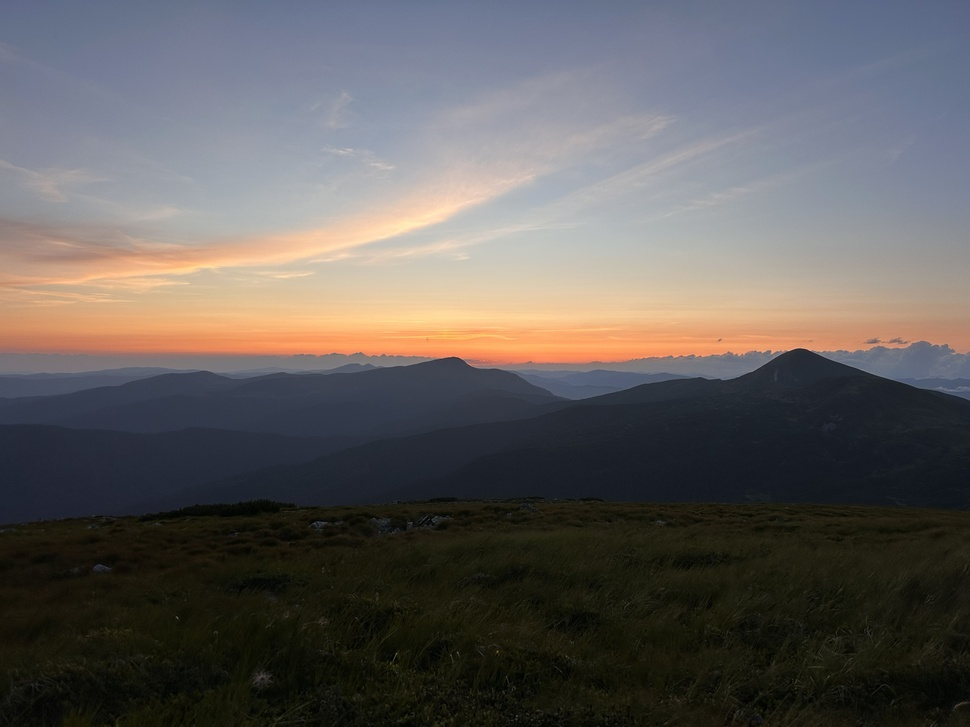
#> input picture videos/tools/scenes/hoverla/photo.jpg, 970 x 727 px, shrunk from 2576 x 1932 before the run
$ python post.py ../hoverla/photo.jpg ../hoverla/plate.jpg
#> lines starting #> are read from the running program, lines starting #| are printed output that depends on the picture
# Glow round the brightest parts of a frame (the fireball, the flash), as a camera lens and the eye see them:
# the light above a threshold blurred at three widths and added back, in linear light.
#   python3 scenes/chicxulub/post.py in.jpg [out.jpg]       (one frame; in place if no out)
#   python3 scenes/chicxulub/post.py work/chicxulub/shot_X  (every frame of a shot, in place)
import os, sys, numpy as np
from multiprocessing import Pool
from PIL import Image
from scipy import ndimage


def bloom(img, thr=0.55, k=0.9):
#> called with thr = 0.55, k = 0.9
    a = (np.asarray(img).astype(np.float32) / 255) ** 2.2
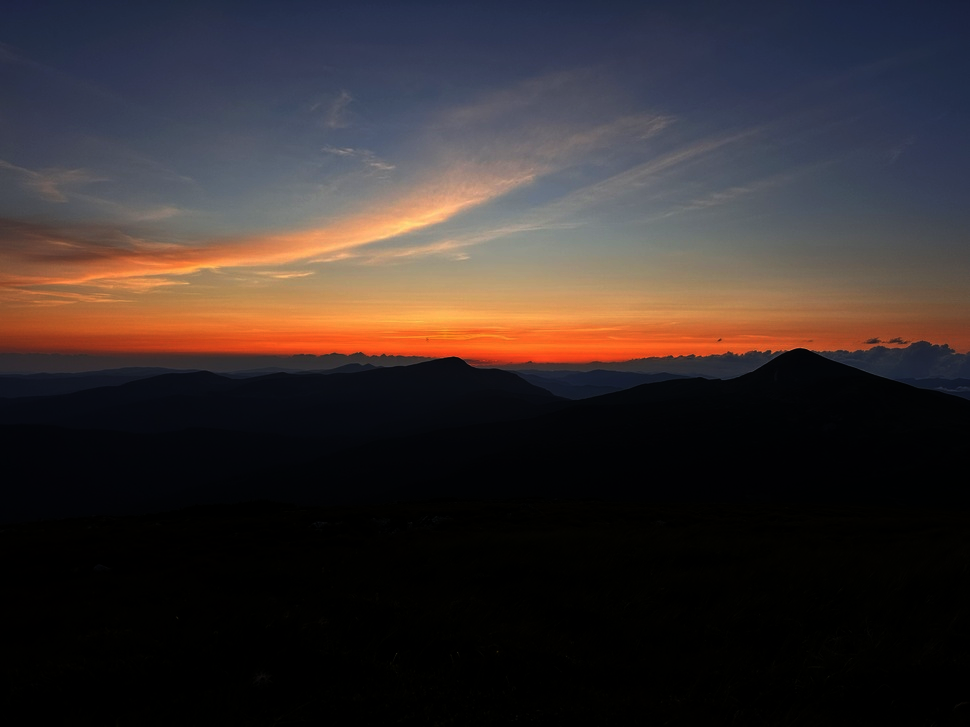
#> a: shape (727, 970, 3) float32; mean R, G, B 0.214, 0.181, 0.178
    b = np.clip(a - thr, 0, None)
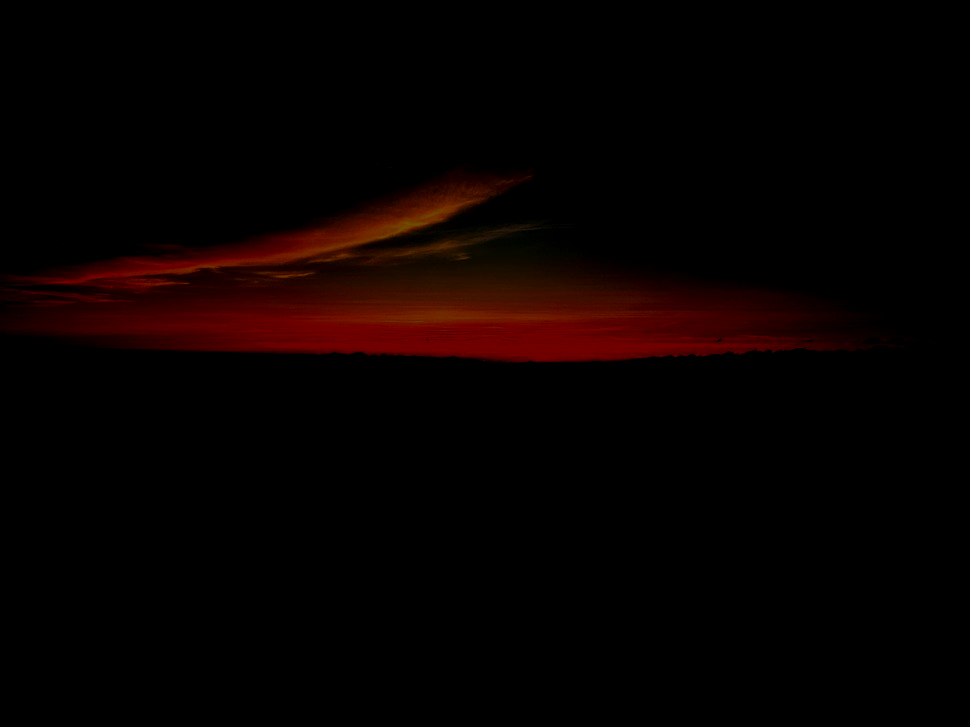
#> b: shape (727, 970, 3) float32; mean R, G, B 0.03, 0.00309, 2.07e-05
    h, w = a.shape[:2]; s = w / 720
#> after `h, w = a.shape[:2]`: h = 727; w = 970
#> after `s = w / 720`: s = 1.35
    glow = sum(wt * ndimage.gaussian_filter(b, (r * s, r * s, 0)) for r, wt in ((4, 0.6), (16, 0.5), (60, 0.45)))
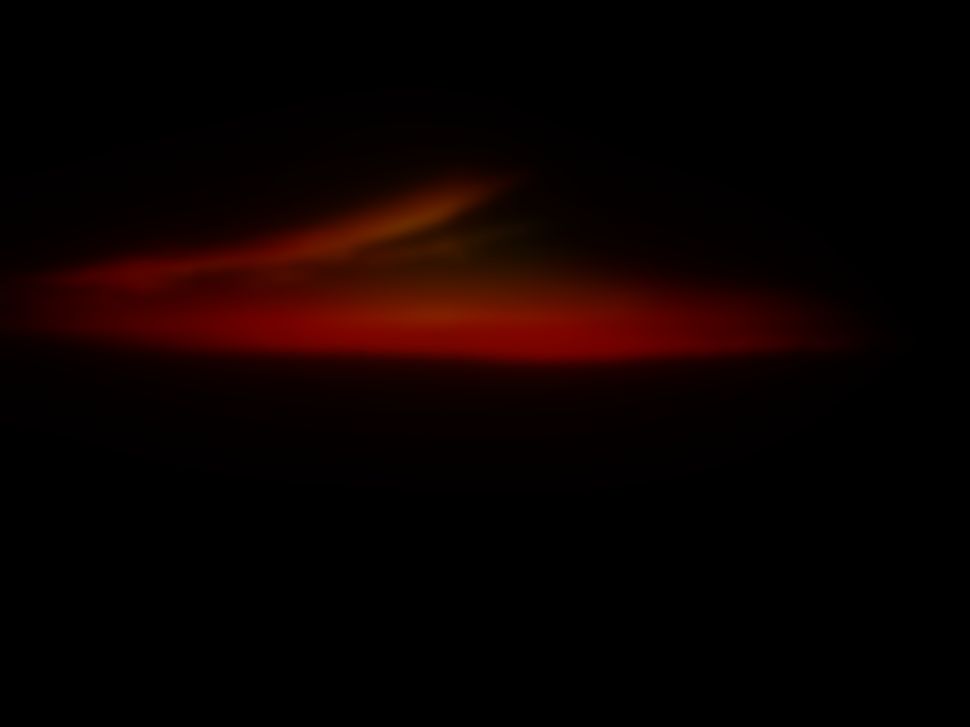
#> glow: shape (727, 970, 3) float32; mean R, G, B 0.0465, 0.00478, 3.21e-05
    out = 1 - np.exp(-(a + glow * k) * 1.6) / 1.0
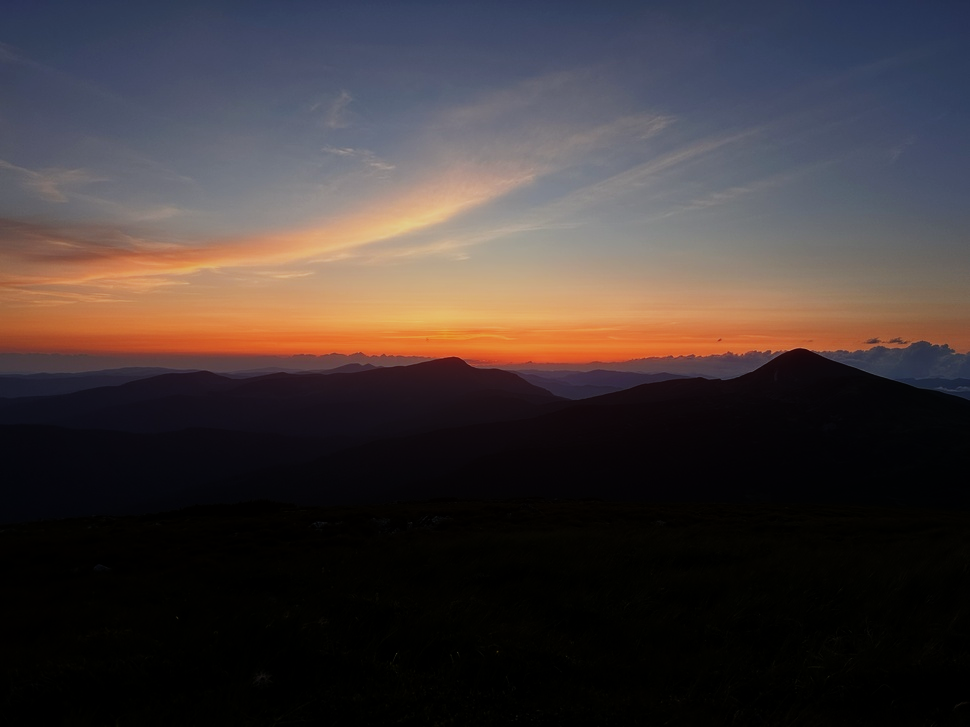
#> out: shape (727, 970, 3) float32; mean R, G, B 0.255, 0.221, 0.219
    out = np.clip(out / (1 - np.exp(-1.6)), 0, 1) ** (1 / 2.2)
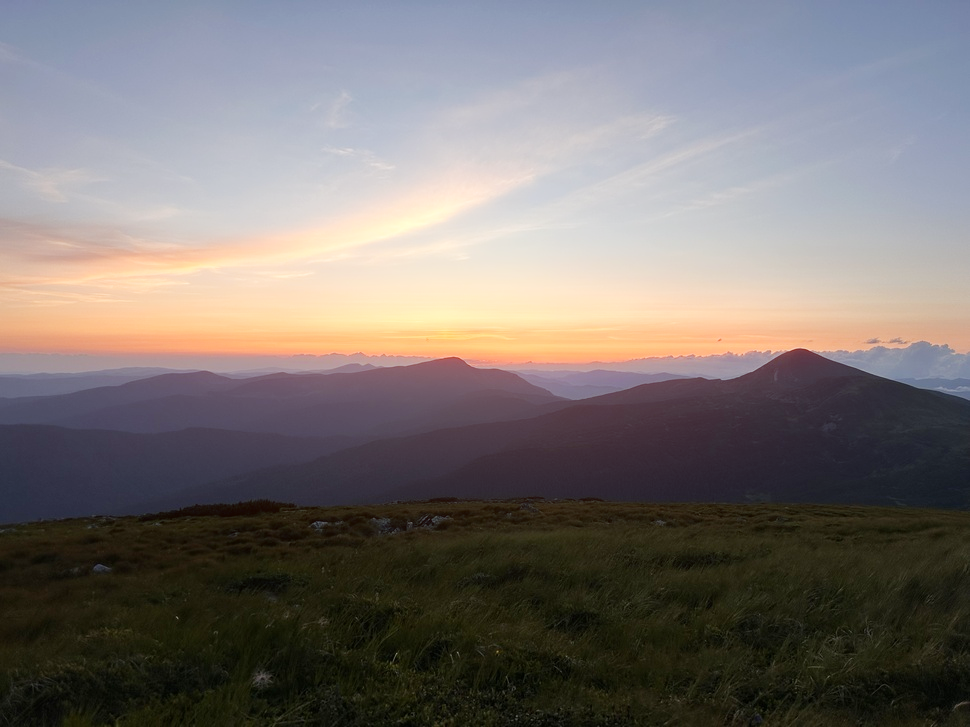
#> out: shape (727, 970, 3) float32; mean R, G, B 0.479, 0.453, 0.445
    return Image.fromarray((out * 255).astype(np.uint8))


def one(job):
    src, dst = job
    bloom(Image.open(src).convert('RGB')).save(dst, quality=93)


if __name__ == '__main__':
    src = sys.argv[1]
    if os.path.isdir(src):
        fs = sorted(os.path.join(src, f) for f in os.listdir(src) if f.endswith('.jpg'))
        with Pool(4) as p: p.map(one, [(f, f) for f in fs])
    else:
        one((src, sys.argv[2] if len(sys.argv) > 2 else src))
